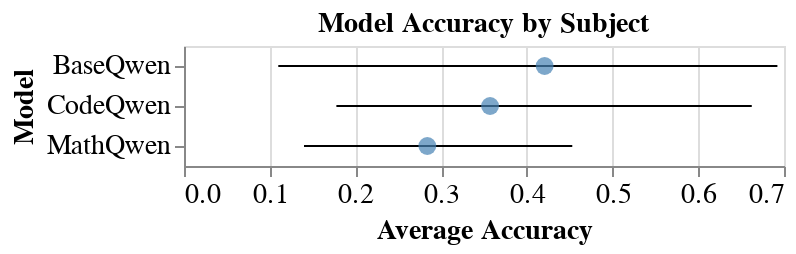

The cell this chart's notebook holds for it:
### Code cell
agg_df = melted_subjects.groupby('Model').agg(
    mean_accuracy=('Accuracy', 'mean'),
    min_accuracy=('Accuracy', 'min'),
    max_accuracy=('Accuracy', 'max')
).reset_index()

error_bar = alt.Chart(agg_df).mark_rule().encode(
    y=alt.Y('Model:N'),
    x='min_accuracy:Q',
    x2='max_accuracy'
)

mean_point = alt.Chart(agg_df).mark_point(filled=True, color='steelblue', size=80).encode(
    x=alt.Y('mean_accuracy:Q', title='Average Accuracy'),
    y=alt.X('Model:N', title='Model'),
    tooltip=('mean_accuracy')
)

dot_plot = error_bar + mean_point
dot_plot = dot_plot.properties(
    title='Model Accuracy by Subject',
).configure_axis(
    labelFontSize=14,
    titleFontSize=14
).configure_title(
    fontSize=14
)

dot_plot.save('model_accuracy_by_subject.png', ppi=200)
dot_plot

### Figure 1 — Vega-Lite specification as saved in the notebook (floating-point values rounded to 4 significant figures)
{"config": {"view": {"continuousWidth": 300, "continuousHeight": 300}, "axis": {"labelFontSize": 14, "titleFontSize": 14}, "title": {"fontSize": 14}}, "layer": [{"mark": {"type": "rule"}, "encoding": {"x": {"field": "min_accuracy", "type": "quantitative"}, "x2": {"field": "max_accuracy"}, "y": {"field": "Model", "type": "nominal"}}}, {"mark": {"type": "point", "color": "steelblue", "filled": true, "size": 80}, "encoding": {"tooltip": {"field": "mean_accuracy", "type": "quantitative"}, "x": {"field": "mean_accuracy", "title": "Average Accuracy", "type": "quantitative"}, "y": {"field": "Model", "title": "Model", "type": "nominal"}}}], "data": {"name": "data-53c460bc83f80d8dd690608fac74f0f5"}, "title": "Model Accuracy by Subject", "$schema": "https://vega.github.io/schema/vega-lite/v5.20.1.json", "datasets": {"data-53c460bc83f80d8dd690608fac74f0f5": [{"Model": "BaseQwen", "mean_accuracy": 0.4207, "min_accuracy": 0.11, "max_accuracy": 0.6923}, {"Model": "CodeQwen", "mean_accuracy": 0.3571, "min_accuracy": 0.1778, "max_accuracy": 0.6624}, {"Model": "MathQwen", "mean_accuracy": 0.2839, "min_accuracy": 0.14, "max_accuracy": 0.453}]}}
